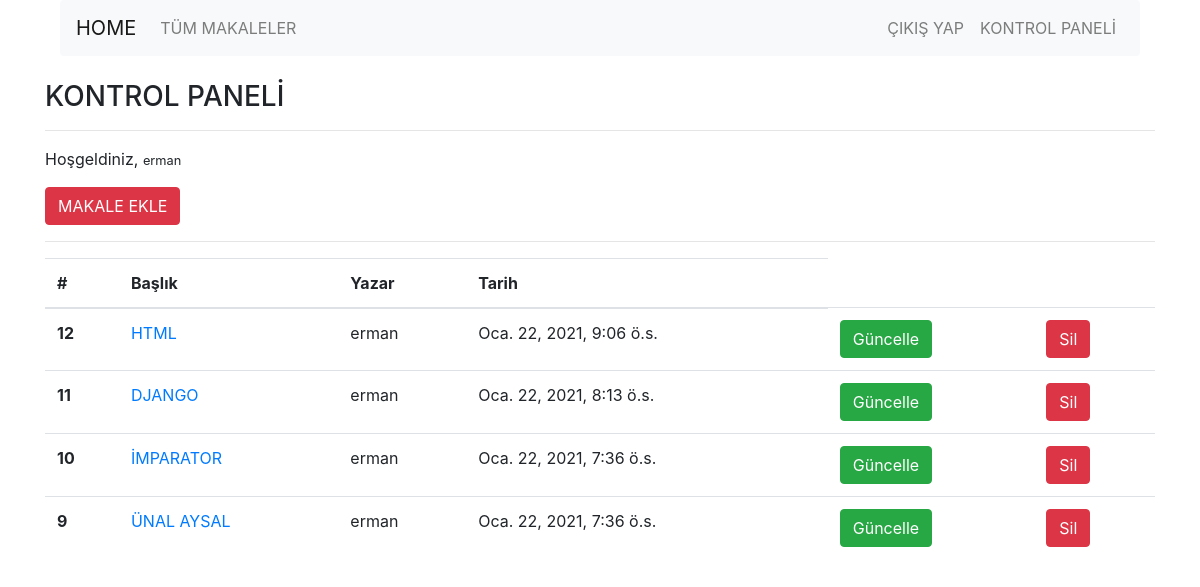
Screenshot of /articles/dashboard/ (signed in) with the database file from the repository.
### article/models.py (models this page shows, shortened)
class Article(models.Model):
    author = models.ForeignKey("auth.User",on_delete = models.CASCADE,verbose_name="Yazar")
    title = models.CharField(max_length=50,verbose_name="Başlık")
    content = RichTextField()
    created_date = models.DateTimeField(auto_now_add=True,verbose_name="Oluşturulma Tarihi ")
    article_image = models.FileField(blank=True,null=True,verbose_name="Makaleye Fotoğraf Ekleyiniz")
    class Meta:
        ordering = ['-created_date']

### article/views.py (the view)
# urls.py: path('dashboard/',views.dashboard,name="dashboard"),
@login_required(login_url="user:login")
def dashboard(request):
    articles = Article.objects.filter(author = request.user)
    context = {"articles":articles}
    return render(request,"dashboard.html",context)

### templates/dashboard.html
{% extends 'base.html' %}
{% block body %}
<br>
<h3>KONTROL PANELİ</h3>
<hr>
<p>
    Hoşgeldiniz, <small>{{request.user.username}}</small>
</p>
<a class="btn btn-danger" href="/articles/addarticle">MAKALE EKLE</a>
<hr>
{% if articles %}
<table class="table">
    <thead>
        <tr>
            <th scope="col">#</th>
            <th scope="col">Başlık</th>
            <th scope="col">Yazar</th>
            <th scope="col">Tarih</th>
        </tr>
    </thead>
    <tbody>
        {% for article in articles %}
        <tr>
            <th scope="row">{{article.id}}</th>
            <td><a href="/articles/article/{{article.id}}">{{article.title}}</a></td>
            <td>{{article.author.username}}</td>
            <td>{{article.created_date}}</td>
            <td><a href="/articles/update/{{article.id}}" class="btn btn-success">Güncelle</a></td>
            <td><a href="/articles/delete/{{article.id}}" class="btn btn-danger">Sil</a></td>
        </tr>
        {% endfor %}
    </tbody>
</table>
{% else %}
<div class="alert alert-danger">
    Henüz bir makale bulunmamaktadır.
</div>
{% endif %}
{% endblock body %}

### rows the page displays
Article: id "12", title "HTML", author.username "erman", created_date "Oca. 22, 2021, 9:06 ö.s."
Article: id "11", title "DJANGO", author.username "erman", created_date "Oca. 22, 2021, 8:13 ö.s."
Article: id "10", title "İMPARATOR", author.username "erman", created_date "Oca. 22, 2021, 7:36 ö.s."
Article: id "9", title "ÜNAL AYSAL", author.username "erman", created_date "Oca. 22, 2021, 7:36 ö.s."

### other values shown
{{ request.user.username }} "erman"
